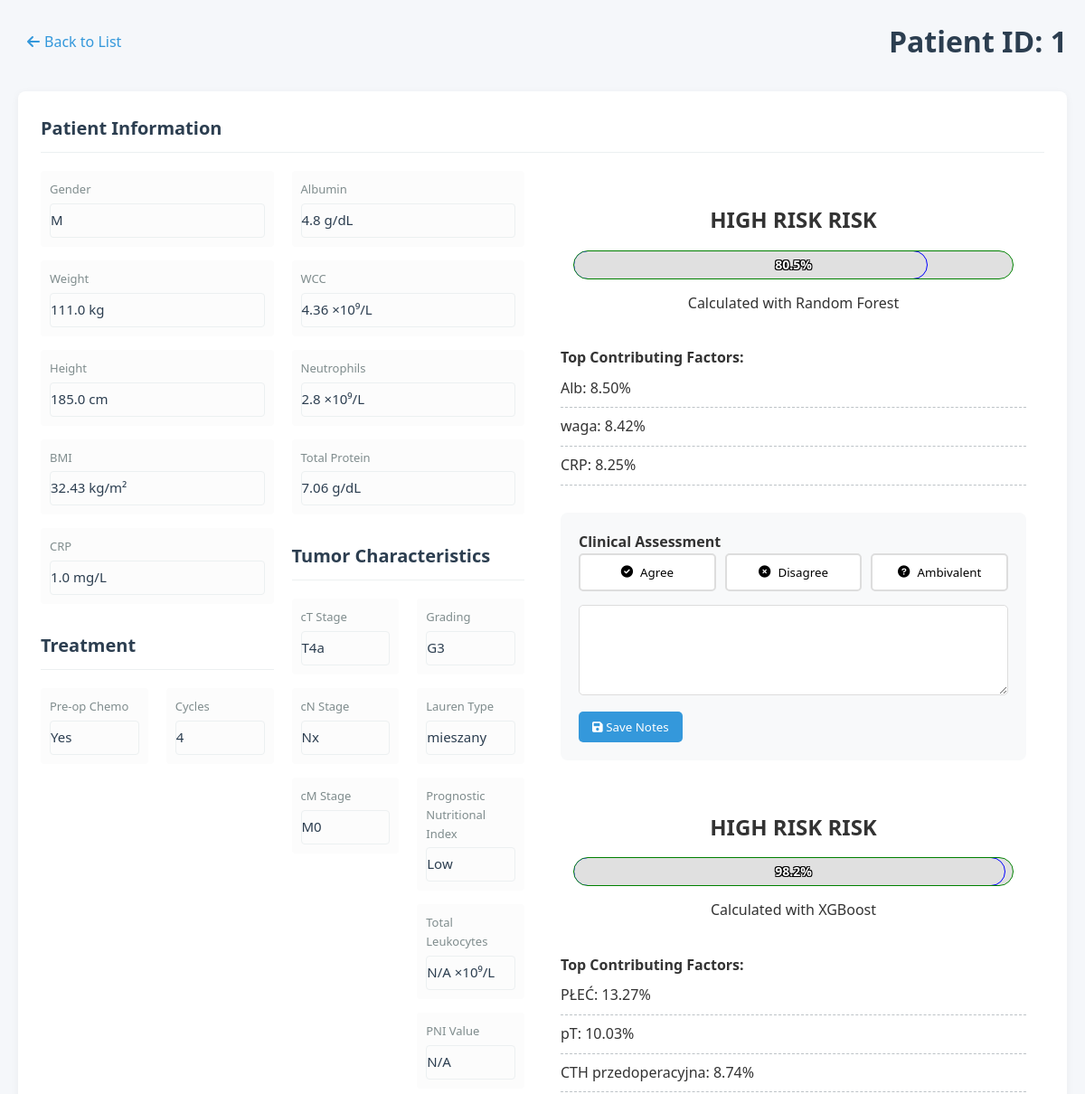
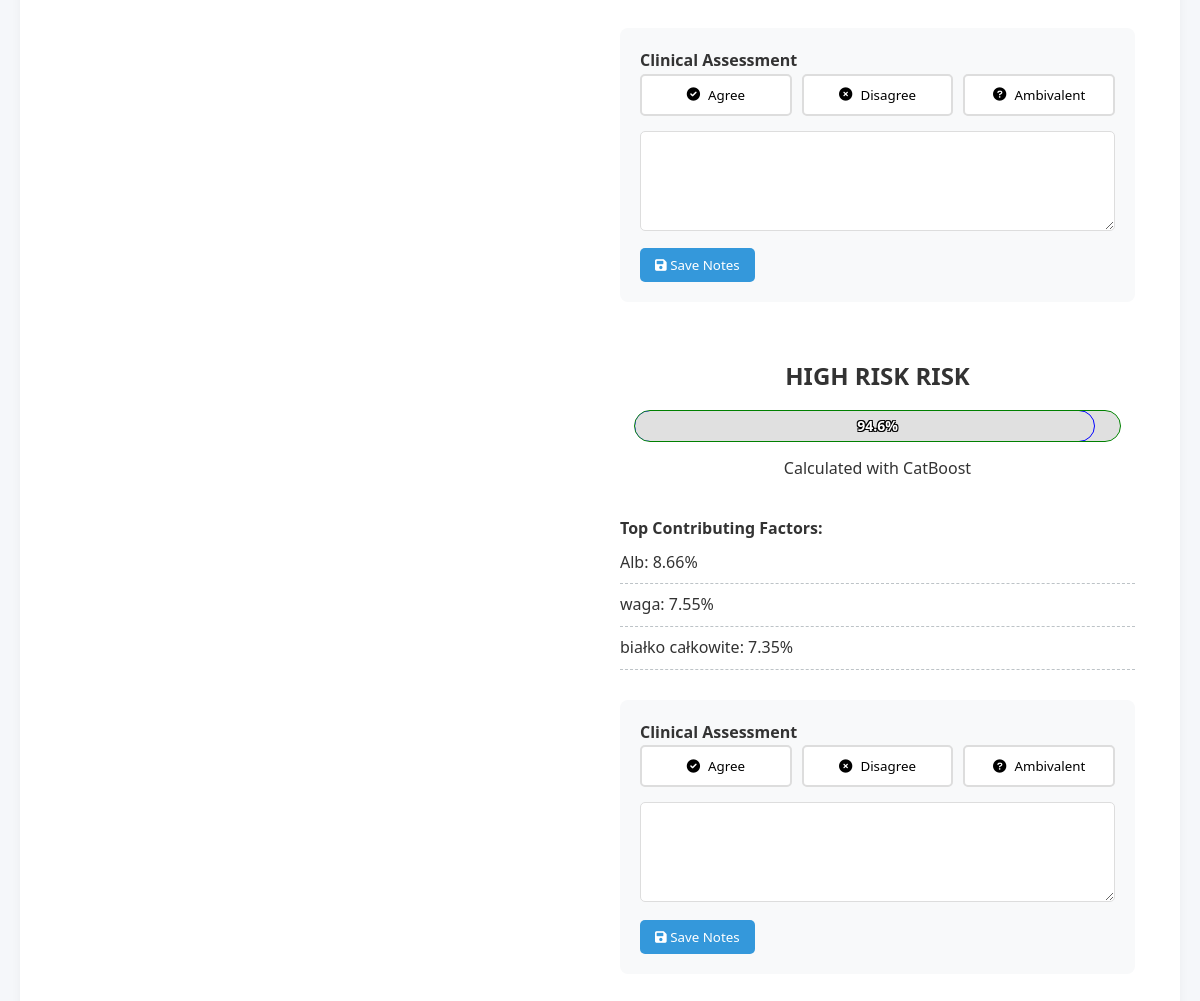
/patient/1, run on the app's committed database (2 pictures, top to bottom).
### models.py (models this page shows, shortened)
class Patient(db.Model):
    id = db.Column(db.Integer, primary_key=True)
    gender = db.Column(db.String(1), nullable=False)        # 'M' lub 'K'
    weight = db.Column(db.Float, nullable=False)            # waga w kg (wartości numeryczne)
    height = db.Column(db.Float, nullable=False)            # wzrost w cm (wartości numeryczne)
    bmi = db.Column(db.Float, nullable=False)               # BMI (wartości numeryczne)
    CRP = db.Column(db.Float, nullable=False)               # CRP (wartości numeryczne)
    Alb = db.Column(db.Float, nullable=False)               # Alb (wartości numeryczne)
    WCC = db.Column(db.Float, nullable=False)               # WCC (wartości numeryczne)
    NEU = db.Column(db.Float, nullable=False)               # NEU (wartości numeryczne)
    total_protein = db.Column(db.Float, nullable=False)     # białko całkowite (wartości numeryczne)
    pT = db.Column(db.String(10), nullable=False)           # stadium T (wartości kategoryczne)
    pN = db.Column(db.String(10), nullable=False)           # stadium N (wartości kategoryczne)
    pM = db.Column(db.String(10), nullable=False)           # stadium M (wartości kategoryczne)
    PNI = db.Column(db.Integer, nullable=False)             # PNI (wartości numeryczne 0-1)
    GRADING = db.Column(db.String(10), nullable=False)      # stopień zróżnicowania (wartości kategoryczne)
    Lauren = db.Column(db.String(10), nullable=False)       # typ Lauren (wartości kategoryczne)
    CTH_preop = db.Column(db.String(10), nullable=False)    # chemioterapia przedoperacyjna (wartości kategoryczne)
    cycles_number = db.Column(db.Integer, nullable=False)   # liczba cykli chemioterapii (wartości numeryczne)
    leukocytes = db.Column(db.Float, nullable=True)        # NEW: total leukocytes count (nullable)
    pni_float = db.Column(db.Float, nullable=True)         # NEW: float PNI value (nullable)
    predictions = db.relationship('Prediction', backref='patient', lazy=True)

class Prediction(db.Model):
    id = db.Column(db.Integer, primary_key=True)
    patient_id = db.Column(db.Integer, db.ForeignKey('patient.id'), nullable=False)
    probability = db.Column(db.Float, nullable=False)
    model_used = db.Column(db.String(50), nullable=False)
    interpretation = db.Column(db.String(50), nullable=False)
    top_factors = db.Column(db.JSON)  # Stores list of important factors
    clinician_agreement = db.Column(db.String(20))  # 'agree', 'disagree', 'ambivalent'
    clinician_notes = db.Column(db.Text)
    patient_id = db.Column(db.Integer, db.ForeignKey('patient.id'), nullable=False)

### app.py (the view)
    @app.route('/patient/<int:patient_id>')
    def patient_detail(patient_id):
        patient = Patient.query.get_or_404(patient_id)
        predictions = patient.predictions
        return render_template('patient.html', patient=patient, predictions=predictions)

### templates/patient.html (shortened to what this page needs)
{% extends "base.html" %}
{% block content %}
<header class="patient-header">
    <button class="back-button" onclick="window.history.back()">
        <i class="fas fa-arrow-left"></i> Back to List
    </button>
    <h1>Patient ID: {{ patient.id }}</h1>
</header>
<div class="patient-profile">
    <div class="profile-column patient-data">
        <div class="section-title">
            <h2>Patient Information</h2>
        </div>
        <div class="data-columns">
            <div class="data-subcolumn">
                <div class="data-field">
                    <label>Gender</label>
                    <div class="editable-field">{{ patient.gender }}</div>
                </div>
                <div class="data-field">
                    <label>Weight</label>
                    <div class="editable-field">{{ patient.weight }} kg</div>
                </div>
                <div class="data-field">
                    <label>Height</label>
                    <div class="editable-field">{{ patient.height }} cm</div>
                </div>
                <div class="data-field">
                    <label>BMI</label>
                    <div class="editable-field">{{ patient.bmi }} kg/m²</div>
                </div>
                <div class="data-field">
                    <label>CRP</label>
                    <div class="editable-field">{{ patient.CRP }} mg/L</div>
                </div>
                        <div class="section-title" style="margin-top: 30px;">
                            <h2>Treatment</h2>
                        </div>
                        <div class="data-columns">
                            <div class="data-subcolumn">
                                <div class="data-field">
                                    <label>Pre-op Chemo</label>
                                    <div class="editable-field">{{ "Yes" if patient.CTH_preop == "tak" else "No" }}</div>
                                </div>
                            </div>
                            <div class="data-subcolumn">
                                <div class="data-field">
                                    <label>Cycles</label>
                                    <div class="editable-field">{{ patient.cycles_number }}</div>
                                </div>
                            </div>
                        </div>
            </div>
            <div class="data-subcolumn">
                <div class="data-field">
                    <label>Albumin</label>
                    <div class="editable-field">{{ patient.Alb }} g/dL</div>
                </div>
                <div class="data-field">
                    <label>WCC</label>
                    <div class="editable-field">{{ patient.WCC }} ×10⁹/L</div>
                </div>
                <div class="data-field">
                    <label>Neutrophils</label>
                    <div class="editable-field">{{ patient.NEU }} ×10⁹/L</div>
                </div>
                <div class="data-field">
                    <label>Total Protein</label>
                    <div class="editable-field">{{ patient.total_protein }} g/dL</div>
                </div>
                <div class="section-title" style="margin-top: 30px;">
                    <h2>Tumor Characteristics</h2>
                </div>
                <div class="data-columns">
                    <div class="data-subcolumn">
                        <div class="data-field">
                            <label>cT Stage</label>
                            <div class="editable-field">{{ patient.pT }}</div>
                        </div>
                        <div class="data-field">
                            <label>cN Stage</label>
                            <div class="editable-field">{{ patient.pN }}</div>
                        </div>
                        <div class="data-field">
                            <label>cM Stage</label>
                            <div class="editable-field">{{ patient.pM }}</div>
                        </div>
                    </div>
                    <div class="data-subcolumn">
                        <div class="data-field">
                            <label>Grading</label>
                            <div class="editable-field">{{ patient.GRADING }}</div>
                        </div>
                        <div class="data-field">
                            <label>Lauren Type</label>
                            <div class="editable-field">{{ patient.Lauren }}</div>
                        </div>
                        <div class="data-field">
                            <label>Prognostic Nutritional Index</label>
                            <div class="editable-field">{{ "High" if patient.PNI else "Low" }}</div>
                        </div>
                        <div class="data-field">
                            <label>Total Leukocytes</label>
                            <div class="editable-field">
                                {{ patient.leukocytes if patient.leukocytes else 'N/A' }} ×10⁹/L
                            </div>
                        </div>
                        <div class="data-field">
                            <label>PNI Value</label>
                            <div class="editable-field">
                                {{ patient.pni_float if patient.pni_float else 'N/A' }}
                            </div>
                        </div>
                    </div>
                </div>
            </div>
            <div class="prediction-data">
                {% if predictions %}
                    {% for prediction in predictions %}
                    <div class="prediction-result">
                        <div class="risk-level risk-{{ prediction.interpretation|lower|replace(' ', '-') }}">
                            <h3>{{ prediction.interpretation }} RISK</h3>
                            <div class="probability-gauge">
                                <div class="gauge-fill" style="width: {{ (prediction.probability * 100)|round(1) }}%"></div>
                                <span class="probability-value">{{ (prediction.probability * 100)|round(1) }}%</span>
                            </div>
                            <p>Calculated with {{ prediction.model_used }}</p>
                        </div>
                        {% if prediction.top_factors %}
                        <div class="important-factors">
                            <h4>Top Contributing Factors:</h4>
                            <ul>
                                {% for factor in prediction.top_factors %}
                                <li>{{ factor }}</li>
                                {% endfor %}
                            </ul>
                        </div>
                        {% endif %}
                        <div class="clinician-feedback">
                            <h4>Clinical Assessment</h4>
                            <form method="POST" action="{{ url_for('save_feedback', prediction_id=prediction.id) }}">
                                <div class="feedback-buttons">
                                    <button type="submit" name="agreement" value="agree"
                                            class="{% if prediction.clinician_agreement == 'agree' %}active{% endif %}">
                                        <i class="fas fa-check-circle"></i> Agree
                                    </button>
                                    <button type="submit" name="agreement" value="disagree"
                                            class="{% if prediction.clinician_agreement == 'disagree' %}active{% endif %}">
                                        <i class="fas fa-times-circle"></i> Disagree
                                    </button>
                                    <button type="submit" name="agreement" value="ambivalent"
                                            class="{% if prediction.clinician_agreement == 'ambivalent' %}active{% endif %}">
                                        <i class="fas fa-question-circle"></i> Ambivalent
                                    </button>
                                </div>
                                <div class="feedback-notes">
                                    <textarea name="clinician_notes" placeholder="Enter your clinical reasoning...">
                                        {{ prediction.clinician_notes or '' }}
                                    </textarea>
                                    <button type="submit" class="btn-save-notes">
                                        <i class="fas fa-save"></i> Save Notes
                                    </button>
                                </div>
                            </form>
                        </div>
                    </div>
                    {% endfor %}
                {% else %}
                    <div class="no-prediction">
                        <p>No prediction available for this patient</p>
                    </div>
                {% endif %}
            </div>
        </div>
    </div>
</div>
</div>
{% endblock %}

### static/css/styles.css (style rules this page uses)
:root { --primary-color: #2c3e50; --secondary-color: #3498db; --accent-color: #e74c3c; --light-gray: #ecf0f1; --medium-gray: #bdc3c7; --dark-gray: #7f8c8d; --success-color: #2ecc71; --warning-color: #f39c12; --danger-color: #e74c3c; }
* { margin: 0; padding: 0; box-sizing: border-box; font-family: 'Segoe UI', Tahoma, Geneva, Verdana, sans-serif; }
body { background-color: #f5f7fa; color: #333; line-height: 1.6; }
header { margin-bottom: 30px; display: flex; justify-content: space-between; align-items: center; flex-wrap: wrap; gap: 20px; }
h1 { color: var(--primary-color); font-weight: 600; }
.patient-header { margin-bottom: 30px; display: flex; align-items: center; gap: 20px; }
.back-button { background: none; border: none; color: var(--secondary-color); font-size: 16px; cursor: pointer; display: flex; align-items: center; gap: 5px; padding: 5px 10px; border-radius: 4px; transition: background-color 0.2s; }
.patient-profile { display: flex; gap: 30px; width: 100%; }
.profile-column { background: white; border-radius: 8px; box-shadow: 0 2px 10px rgba(0, 0, 0, 0.05); padding: 25px; }
.section-title { margin-bottom: 20px; padding-bottom: 10px; border-bottom: 1px solid var(--light-gray); }
.section-title h2 { color: var(--primary-color); font-size: 20px; }
.editable-field { padding: 8px 12px; border: 1px solid var(--light-gray); border-radius: 4px; min-height: 38px; }
.feedback-buttons { display: flex; gap: 10px; margin-bottom: 20px; }
.data-field:last-child { border-bottom: none; }
.editable-field { padding: 8px 0; color: #333; }
.data-columns { display: flex; gap: 20px; flex-grow: 1; }
.data-subcolumn { flex: 1; min-width: 0; }
.patient-data { flex: 1; min-width: 0; display: flex; flex-direction: column; }
.prediction-data { width: 50%; min-width: 400px; }
.data-field { margin-bottom: 15px; padding: 10px; background: rgba(245, 245, 245, 0.3); border-radius: 4px; }
.data-field label { display: block; font-size: 13px; color: var(--dark-gray); margin-bottom: 5px; }
.data-field .editable-field { font-size: 15px; font-weight: 500; color: var(--primary-color); padding: 5px 0; }
.prediction-result { padding: 20px; }
.risk-level { text-align: center; margin-bottom: 20px; padding: 15px; border-radius: 8px; }
.risk-level h3 { margin-bottom: 10px; font-size: 24px; }
.important-factors ul { list-style-type: none; }
.important-factors li { padding: 8px 0; border-bottom: 1px dashed var(--medium-gray); }
.clinician-feedback { margin-top: 30px; padding: 20px; background: #f8f9fa; border-radius: 8px; }
.feedback-buttons { display: flex; gap: 10px; margin-bottom: 15px; }
.feedback-buttons button { flex: 1; padding: 10px; border: 2px solid #ddd; background: white; border-radius: 5px; cursor: pointer; transition: all 0.3s; display: flex; align-items: center; justify-content: center; gap: 8px; }
.feedback-notes textarea { width: 100%; min-height: 100px; padding: 10px; border: 1px solid #ddd; border-radius: 5px; resize: vertical; }
.btn-save-notes { margin-top: 10px; padding: 8px 15px; background: var(--secondary-color); color: white; border: none; border-radius: 5px; cursor: pointer; }
.probability-value { position: absolute; top: 50%; left: 50%; transform: translate(-50%, -50%); font-weight: bold; font-size: 14px; color: #000; text-shadow: -1px -1px 0 #fff, 1px -1px 0 #fff, -1px 1px 0 #fff, 1px 1px 0 #fff; mix-blend-mode: normal; pointer-events: none; z-index: 2; }
.probability-gauge { height: 30px; background: #e0e0e0; border-radius: 15px; margin: 15px 0; position: relative; overflow: hidden; }
.gauge-fill { position: absolute; top: 0; left: 0; height: 100%; width: 0%; border-radius: 15px; transition: width 0.5s ease; z-index: 1; }
.probability-value { position: absolute; top: 50%; left: 50%; transform: translate(-50%, -50%); font-weight: bold; font-size: 14px; z-index: 2; color: white; text-shadow: -1px -1px 0 #000, 1px -1px 0 #000, -1px 1px 0 #000, 1px 1px 0 #000; }
.probability-gauge { outline: 1px solid green; }
.gauge-fill { outline: 1px solid blue; }

### data on the page
Patient: id "1", gender "M", weight "111.0", height "185.0", bmi "32.43", CRP "1.0", CTH_preop "Yes", cycles_number "4", Alb "4.8", WCC "4.36", NEU "2.8", total_protein "7.06", pT "T4a", pN "Nx", pM "M0", GRADING "G3", Lauren "mieszany", PNI "Low", leukocytes "N/A", pni_float "N/A"
Prediction: interpretation "HIGH RISK", (prediction.probability*100)|round(1) "80.5", model_used "Random Forest", top_factors "Alb: 8.50%" "waga: 8.42%" "CRP: 8.25%"
Prediction: interpretation "HIGH RISK", (prediction.probability*100)|round(1) "98.2", model_used "XGBoost", top_factors "PŁEĆ: 13.27%" "pT: 10.03%" "CTH przedoperacyjna: 8.74%"
Prediction: interpretation "HIGH RISK", (prediction.probability*100)|round(1) "94.6", model_used "CatBoost", top_factors "Alb: 8.66%" "waga: 7.55%" "białko całkowite: 7.35%"
